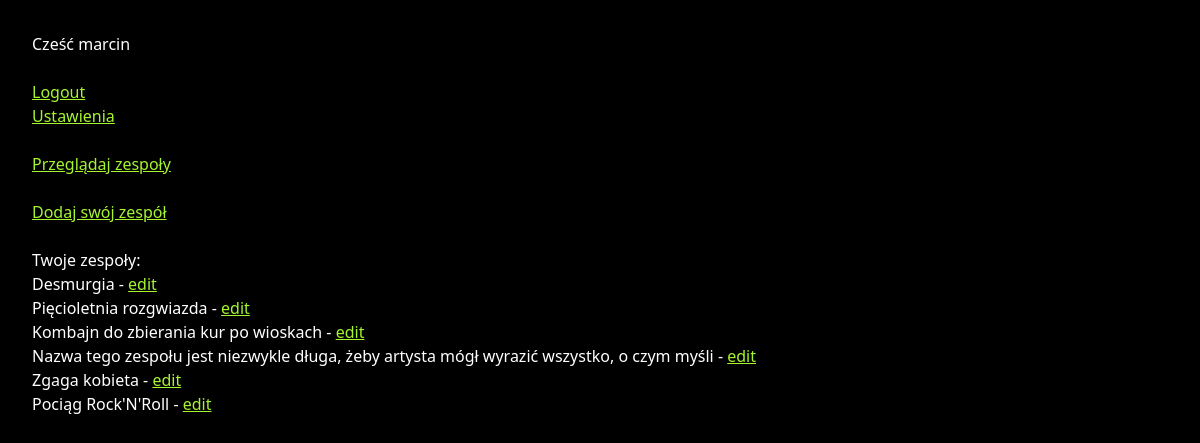
/dashboard/ (signed in), run on the app's committed database.
### garage_online/models.py (models this page shows, shortened)
class Band(models.Model):
    name = models.CharField(max_length=100, null=False, blank=False)
    contact_email = models.EmailField(null=True, blank=True)
    show_contact_email = models.BooleanField(default=True)
    short_desc = models.TextField(max_length=150, null=False, blank=False)
    long_desc = models.TextField(null=False, blank=False)
    genre = models.PositiveSmallIntegerField(choices=choices.get_genres(), default=0)
    image = models.ImageField(upload_to='bands_photos', null=False, blank=False)
    country = models.CharField(max_length=2, choices=choices.get_countries(), default='PL')
    city = models.CharField(max_length=50, null=False, blank=False)
    is_active = models.BooleanField(default=True)
    tags = models.CharField(max_length=100, null=True, blank=True)
    add_2db_date = models.DateField(auto_now_add=True)
    user = models.ManyToManyField(User, related_name='bands')

### garage_online/views.py (the view)
# urls.py: path('dashboard/', views.dashboard, name='dashboard'),
@login_required()
def dashboard(request):
    bands = Band.objects.filter(user=request.user) if request.user.is_authenticated else None
    return render(request, 'garage_online/dashboard.html', {'bands': bands})

### garage_online/templates/garage_online/dashboard.html (shortened to what this page needs)
{% extends 'base.html' %}
{% block body %}
    Cześć {{ user }}
    <br><br>
    <a href="{% url 'logout' %}">Logout</a><br>
    <a href="{% url 'user_settings' %}">Ustawienia</a><br>
    <br>
    <a href="{% url 'all_bands' %}">Przeglądaj zespoły</a><br>
    <br>
    <a href="{% url 'new_band' %}">Dodaj swój zespół</a><br>
    <br>
    Twoje zespoły:<br>
    {% if bands|length == 0 %}
        Nie dodałeś jeszcze żadnego zespołu
    {% else %}
        {% for band in bands %}
            {{ band.name }} - <a href="{% url 'edit_band' band.id band.name %}">edit</a><br>
        {% endfor %}
    {% endif %}
{% endblock %}

### garage_online/static/garage_online.css (style rules this page uses)
body { padding: 2rem; background-color: black; color: white; margin-bottom: 75px; }
a { color: #a5f52f; }

### data on the page
Band: name "Desmurgia"
Band: name "Pięcioletnia rozgwiazda"
Band: name "Kombajn do zbierania kur po wioskach"
Band: name "Nazwa tego zespołu jest niezwykle długa, żeby artysta mógł wyrazić wszystko, o czym myśli"
Band: name "Zgaga kobieta"
Band: name "Pociąg Rock'N'Roll"

### other printed values
{{ user }} "marcin"
